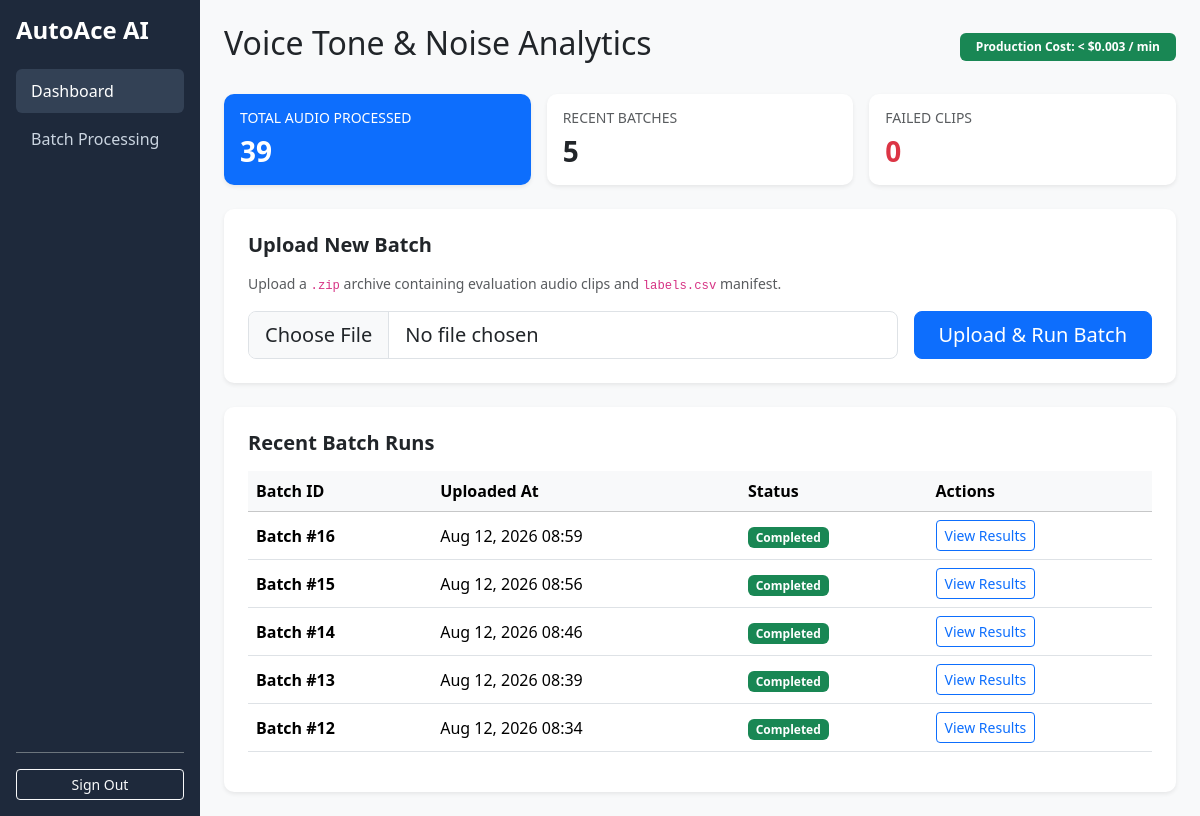
The page /dashboard/ (signed in) on the database its author committed.
### audio_analytics/models.py (models this page shows, shortened)
class BatchUpload(models.Model):
    class Status(models.TextChoices):
        PENDING = 'pending', 'Pending'
        PROCESSING = 'processing', 'Processing'
        COMPLETED = 'completed', 'Completed'
        FAILED = 'failed', 'Failed'
    zip_file = models.FileField(upload_to='batches/')
    uploaded_at = models.DateTimeField(auto_now_add=True)
    status = models.CharField(
        max_length=20,
        choices=Status.choices,
        default=Status.PENDING
    )
    error_message = models.TextField(blank=True, null=True)
    metrics_json = models.TextField(blank=True, null=True)  # Stores F1, Accuracy, and Confusion Matrix

### audio_analytics/views.py (the view)
# urls.py: path('dashboard/', DashboardView.as_view(), name='dashboard'),
class DashboardView(LoginRequiredMixin, TemplateView):
    template_name = "audio_analytics/dashboard.html"
    def get_context_data(self, **kwargs):
        context = super().get_context_data(**kwargs)
        context["recent_batches"] = BatchUpload.objects.all().order_by("-uploaded_at")[:5]
        context["total_analyzed"] = AudioAnalysis.objects.filter(status=AudioAnalysis.ProcessingStatus.SUCCESS).count()
        context["failed_count"] = AudioAnalysis.objects.filter(status=AudioAnalysis.ProcessingStatus.FAILED).count()
        return context

### audio_analytics/templates/audio_analytics/dashboard.html (shortened to what this page needs)
{% extends 'audio_analytics/base.html' %}
{% block content %}
<div class="d-flex justify-content-between align-items-center mb-4">
    <h2>Voice Tone & Noise Analytics</h2>
    <span class="badge bg-success px-3 py-2">Production Cost: &lt; $0.003 / min</span>
</div>
<div class="row g-3 mb-4">
    <div class="col-md-4">
        <div class="card card-custom p-3 bg-primary text-white">
            <h6 class="text-uppercase small">Total Audio Processed</h6>
            <h3 class="fw-bold mb-0">{{ total_analyzed }}</h3>
        </div>
    </div>
    <div class="col-md-4">
        <div class="card card-custom p-3 bg-white">
            <h6 class="text-uppercase text-muted small">Recent Batches</h6>
            <h3 class="fw-bold mb-0">{{ recent_batches.count }}</h3>
        </div>
    </div>
    <div class="col-md-4">
        <div class="card card-custom p-3 bg-white">
            <h6 class="text-uppercase text-muted small">Failed Clips</h6>
            <h3 class="fw-bold text-danger mb-0">{{ failed_count }}</h3>
        </div>
    </div>
</div>
<div class="card card-custom mb-4">
    <div class="card-body p-4">
        <h5 class="card-title fw-bold mb-3">Upload New Batch</h5>
        <p class="text-muted small">Upload a <code>.zip</code> archive containing evaluation audio clips and <code>labels.csv</code> manifest.</p>
        <form action="{% url 'batch_upload' %}" method="post" enctype="multipart/form-data" class="row g-3 align-items-center">
            <div class="col-auto flex-grow-1">
                <input class="form-control form-control-lg" type="file" name="zip_file" accept=".zip" required>
            </div>
            <div class="col-auto">
                <button type="submit" class="btn btn-primary btn-lg px-4">Upload & Run Batch</button>
            </div>
        </form>
    </div>
</div>
<div class="card card-custom">
    <div class="card-body p-4">
        <h5 class="card-title fw-bold mb-3">Recent Batch Runs</h5>
        <div class="table-responsive">
            <table class="table table-hover align-middle">
                <thead class="table-light">
                    <tr>
                        <th>Batch ID</th>
                        <th>Uploaded At</th>
                        <th>Status</th>
                        <th>Actions</th>
                    </tr>
                </thead>
                <tbody>
                    {% for batch in recent_batches %}
                    <tr>
                        <td><strong>Batch #{{ batch.id }}</strong></td>
                        <td>{{ batch.uploaded_at|date:"M d, Y H:i" }}</td>
                        <td>
                            <span class="badge {% if batch.status == 'completed' %}bg-success{% elif batch.status == 'failed' %}bg-danger{% else %}bg-warning text-dark{% endif %}">
                                {{ batch.get_status_display }}
                            </span>
                        </td>
                        <td>
                            <a href="{% url 'batch_detail' batch.pk %}" class="btn btn-sm btn-outline-primary">View Results</a>
                        </td>
                    </tr>
                    {% empty %}
                    <tr><td colspan="4" class="text-center text-muted">No uploaded batches found.</td></tr>
                    {% endfor %}
                </tbody>
            </table>
        </div>
    </div>
</div>
{% endblock %}

### audio_analytics/templates/audio_analytics/base.html (style rules this page uses)
body { background-color: #f8f9fa; }
.card-custom { border: none; border-radius: 10px; box-shadow: 0 0.125rem 0.25rem rgba(0,0,0,0.075); }

### rows shown on the page
BatchUpload: id "16", uploaded_at "Aug 12, 2026 08:59", status "Completed"
BatchUpload: id "15", uploaded_at "Aug 12, 2026 08:56", status "Completed"
BatchUpload: id "14", uploaded_at "Aug 12, 2026 08:46", status "Completed"
BatchUpload: id "13", uploaded_at "Aug 12, 2026 08:39", status "Completed"
BatchUpload: id "12", uploaded_at "Aug 12, 2026 08:34", status "Completed"

### other values the page prints
{{ total_analyzed }} "39"
{{ recent_batches.count }} "5"
{{ failed_count }} "0"
